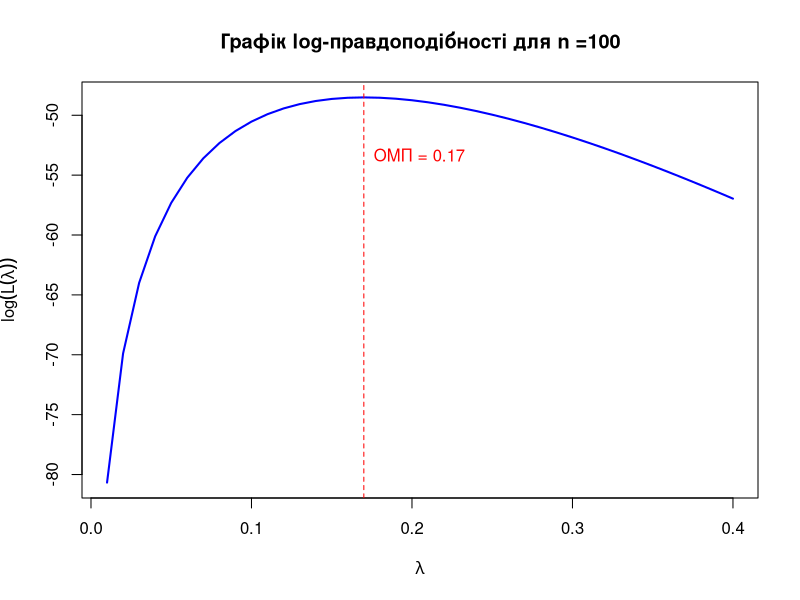
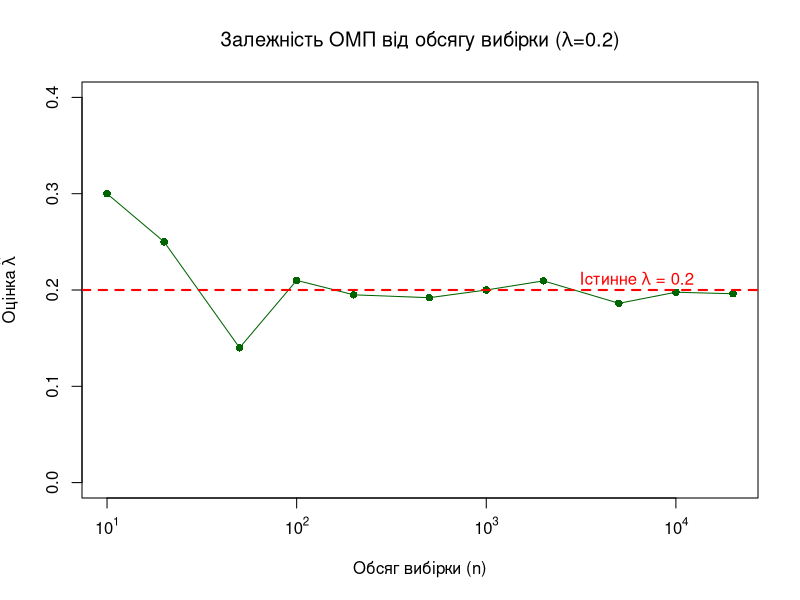

Generate these figures, in order, with R:
setwd("d:\\Study\\R\\lab5")

N = 2
lambda_true <- 0.1 * N
n_single <- 100  # Обсяг для першої вибірки

set.seed(123) 
sample_data <- rpois(n_single, lambda = lambda_true)

cat(paste("Вибіркове середнє:", mean(sample_data)))

log_l <- function(lambda, data) {
  if (lambda <= 0) return(-Inf) 
  n <- length(data)
  sum_x <- sum(data)
  
  ll <- sum_x * log(lambda) - n * lambda - sum(log(factorial(data)))
  return(ll)
}

lambda_range <- seq(0.01, lambda_true * 2, by = 0.01)
ll_values <- sapply(lambda_range, log_l, data = sample_data)

# Знаходимо теоретичне ОМП (вибіркове середнє)
lambda_mle_single <- mean(sample_data)

png("Graphic\\5_1lab_Log_Likelihood.png", width = 800, height = 600)
plot(lambda_range, ll_values, type = "l", 
     xlab = expression(lambda), 
     ylab = expression(log(L(lambda))),
     main = paste0("Графік log-правдоподібності для n =", n_single),
     col = "blue", lwd = 2)

abline(v = lambda_mle_single, col = "red", lty = 2)
text(lambda_mle_single, max(ll_values) - 5, 
     labels = paste("ОМП =", lambda_mle_single), 
     col = "red", pos = 4)
dev.off()

cat(paste("\nОцінка максимальної правдоподібності для n =", n_single, ":", lambda_mle_single, "\n"))

sample_sizes <- c(10, 20, 50, 100, 200, 500, 1000, 2000, 5000, 10000, 20000)
mle_estimates <- numeric(length(sample_sizes))

for (i in 1:length(sample_sizes)) {
  n <- sample_sizes[i]
  current_sample <- rpois(n, lambda = lambda_true)
  mle_estimates[i] <- mean(current_sample)
  cat(paste("n =", n, ": ОМП =", mle_estimates[i], "\n"))
}

log_sample_sizes <- log10(sample_sizes)
log_labels <- c(1, 2, 3, 4)
n_labels <- 10^log_labels

png("Graphic\\5_1lab_MLE_vs_SampleSize.png", width = 800, height = 600)
plot(log_sample_sizes, mle_estimates, type = "o", 
     xlab = "Обсяг вибірки (n)", 
     ylab = expression(paste("Оцінка ", hat(lambda))),
     main = expression(paste("Залежність ОМП від обсягу вибірки (", lambda, "=0.2)")),
     ylim = range(c(0, lambda_true * 2)), 
     col = "darkgreen", pch = 16,
     xaxt = "n"
     )

axis(1,                      
     at = log_labels,      
     labels = parse(text = paste("10^", log_labels))
     )

abline(h = lambda_true, col = "red", lty = 2, lwd = 2)
text(max(log_sample_sizes) * 0.8, lambda_true * 1.05, 
     labels = expression(paste("Істинне ", lambda, " = 0.2")), 
     col = "red", pos = 4)
dev.off()